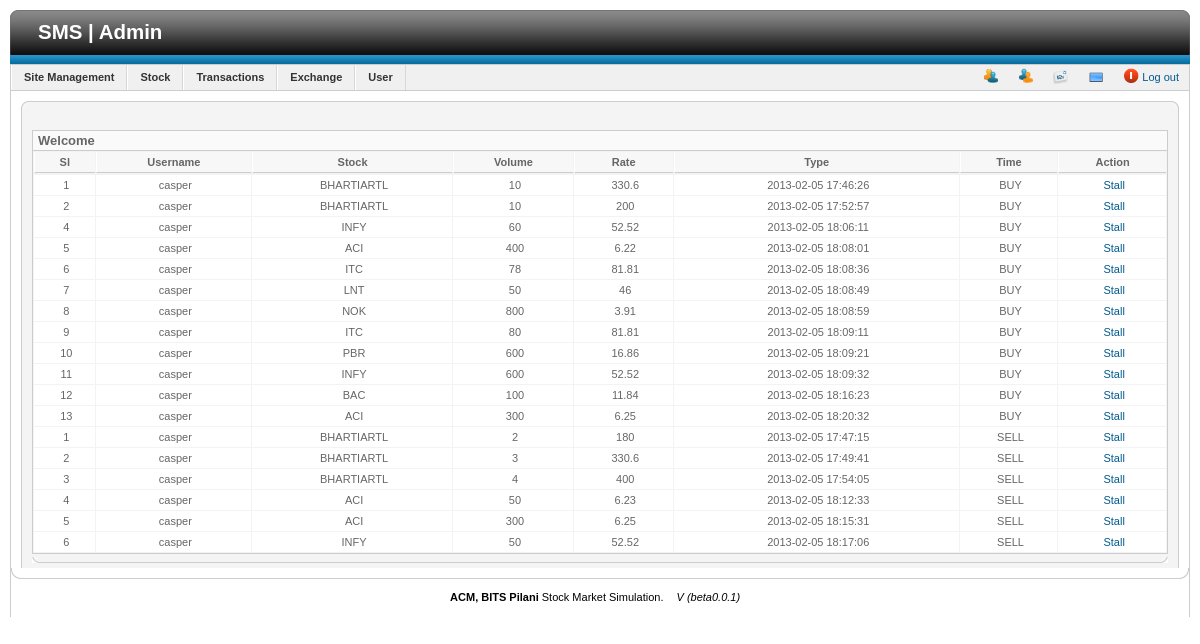
/admin/test.php, run on the app's committed database.
### tables this page shows
CREATE TABLE IF NOT EXISTS `buy` (
  `username` varchar(30) NOT NULL,
  `stock` varchar(30) NOT NULL,
  `rate` float NOT NULL,
  `amount` int(11) NOT NULL,
  `time` timestamp NOT NULL DEFAULT CURRENT_TIMESTAMP ON UPDATE CURRENT_TIMESTAMP,
  `success` varchar(30) NOT NULL,
  `sl` int(11) NOT NULL AUTO_INCREMENT,
  PRIMARY KEY (`sl`)
);

CREATE TABLE IF NOT EXISTS `sell` (
  `username` varchar(30) NOT NULL,
  `stock` varchar(30) NOT NULL,
  `rate` float NOT NULL,
  `amount` int(11) NOT NULL,
  `time` timestamp NOT NULL DEFAULT CURRENT_TIMESTAMP ON UPDATE CURRENT_TIMESTAMP,
  `success` varchar(30) NOT NULL,
  `sl` int(11) NOT NULL AUTO_INCREMENT,
  PRIMARY KEY (`sl`)
);

### admin/test.php (the view, shortened to what this page needs)
<!DOCTYPE HTML PUBLIC "-//W3C//DTD XHTML 1.0 Transitional//EN" "http://www.w3.org/TR/xhtml1/DTD/xhtml1-transitional.dtd">
<html dir="ltr" xml:lang="en-gb" xmlns="http://www.w3.org/1999/xhtml" lang="en-gb"><head>
<link rel="stylesheet" href="css/system.css" type="text/css">
<link href="css/template.css" rel="stylesheet" type="text/css">
	<link rel="stylesheet" type="text/css" href="css/rounded.css">
</head><body id="minwidth-body">
	<div id="border-top" class="h_blue">
		<div>
			<div>
				<span class="logo"><a href="#">&nbsp;</a></span>
				<span class="title"><a href="http://localhost/16/administrator/index.php">SMS | Admin</a></span>
			</div>
		</div>
	</div>
	<div id="header-box">
		<div id="module-status">
			<span class="loggedin-users">&nbsp;</span><span class="backloggedin-users">&nbsp;</span><span class="no-unread-messages"><a href="#">&nbsp;</a></span><span class="viewsite"><a href="#" target="_blank">&nbsp;</a></span>
			<span class="logout"><a href="index.php?option=logout">Log out</a></span>		</div>
<?php
include("menu.php");
?>
	</div>
	<div id="content-box">
		<div class="border">
			<div class="padding">
				<div id="element-box">
					<div class="t">
						<div class="t">
							<div class="t"></div>
						</div>
					</div>
					<div class="m">
					<div class="adminform">
						<div class="cpanel-right" style = "width:100%">
<div id="panel-sliders" class="pane-sliders"><div class="panel"><h3 class="jpane-toggler title" id="cpanel-panel-popular">Welcome <?php echo $id; ?></h3><div style="padding-top: 0px; border-top: medium none; padding-bottom: 0px; border-bottom: medium none; overflow: hidden; height: 0px;" class="jpane-slider content"><table class="adminlist">
	<thead>
		<tr>
			<th>
				<strong>Sl</strong>
			</th>
			<th>
				<strong>Username</strong>
			</th>
			<th>
				<strong>Stock</strong>
			</th>
			<th>
				<strong>Volume</strong>
			</th>
			<th>
				<strong>Rate</strong>
			</th>
			<th>
				<strong>Type</strong>
			</th>
			<th>
				<strong>Time</strong>
			</th><th>
				<strong>Action</strong>
			</th>
		</tr>
	</thead>
	<tbody>
	<tr>
	<?php
			$details_b = mysql_query("SELECT * FROM `buy`");
			$details_s = mysql_query("SELECT * FROM `sell`");
			while ($detail_b = mysql_fetch_array($details_b))
			{
					echo "<tr>
					<td class='center'>";
					echo $detail_b['sl'];
					echo "</td>";
					echo "<td class='center'>";
					echo $detail_b['username'];
					echo "</td>";
					echo "<td class='center'>";
					echo $detail_b['stock'];
					echo "</td>";
					echo "<td class='center'>";
					echo $detail_b['amount'];
					echo "</td>";
					echo "<td class='center'>";
					echo $detail_b['rate'];
					echo "</td>";
					echo "<td class='center'>";
					echo $detail_b['time'];
					echo "</td>";
					echo "<td class='center'>";
					echo "BUY";
					echo "</td>";
					if ($detail_b['success']=='1')
					echo "<td class='center'><a href='index.php?option=view-transaction&stock=".$detail_b['sl']."&type=buy&change=0'>Stall</a></td></tr>";
					else
					if ($detail_b['success']=='0')
					echo "<td class='center'><a href='index.php?option=view-transaction&stock=".$detail_b['sl']."&type=buy&change=1'>Execute</a></td></tr>";
			}
			while ($detail_s = mysql_fetch_array($details_s))
			{
					echo "<tr>
					<td class='center'>";
					echo $detail_s['sl'];
					echo "</td>";
					echo "<td class='center'>";
					echo $detail_s['username'];
					echo "</td>";
					echo "<td class='center'>";
					echo $detail_s['stock'];
					echo "</td>";
					echo "<td class='center'>";
					echo $detail_s['amount'];
					echo "</td>";
					echo "<td class='center'>";
					echo $detail_s['rate'];
					echo "</td>";
					echo "<td class='center'>";
					echo $detail_s['time'];
					echo "</td>";
					echo "<td class='center'>";
					echo "SELL";
					echo "</td>";
					if ($detail_s['success']=='1')
					echo "<td class='center'><a href='index.php?option=view-transaction&stock=".$detail_s['sl']."&type=sell&change=0'>Stall</a></td></tr>";
					else
					if ($detail_s['success']=='0')
					echo "<td class='center'><a href='index.php?option=view-transaction&stock=".$detail_s['sl']."&type=sell&change=1'>Execute</a></td></tr>";
			}
	?>
			</tbody>
</table>
</div></div>
						</div>
					</div>
					</div>
					<div class="b">
						<div class="b">
							<div class="b"></div>
						</div>
					</div>
				</div>
			</div>
		</div>
	</div>
	<div id="border-bottom"><div><div></div></div></div>
	<div id="footer">
		<p class="copyright">
			<b>ACM, BITS Pilani</b> Stock Market Simulation</a>.			<span class="version"><i>V (beta0.0.1)</i></span>
		</p>
	</div>
</body></html>

### admin/css/template.css (style rules this page uses)
body { margin: 10px; padding: 0; background: #fff; padding-bottom: 1px; font-size: 68.8%; }
body,td,th { font-family: Arial, Helvetica, sans-serif; }
body#minwidth-body { height: 95%; min-width: 960px; }
a,img { padding: 0; margin: 0; }
h3 { font-size: 1.182em; }
a:link { color: #025A8D; text-decoration: none; outline: none; }
#border-top.h_blue { background: url(../images/j_header_middle.png) repeat-x; }
#border-top.h_blue div { background: url(../images/j_header_right.png) 100% 0 no-repeat; }
#border-top.h_blue div div { background: url(../images/j_header_left.png) no-repeat; height: 54px; }
#border-top .title, #border-top .title a { font-size: 1.364em; font-weight: bold; color: #fff; line-height: 44px; padding-left: 14px; }
#border-top .logo { display: block; width: auto; float: right; padding: 7px 10px 0 0; }
#border-bottom { clear: both; background: url(../images/j_bottom.png) repeat-x; }
#border-bottom div { background: url(../images/j_corner_br.png) 100% 0 no-repeat; }
#border-bottom div div { background: url(../images/j_corner_bl.png) no-repeat; height: 11px; }
#header-box { border: 1px solid #ccc; background: #f0f0f0; }
#footer .copyright { margin: 10px; text-align: center; line-height: 160%; }
#footer .version { margin: 10px; text-align: center; }
#content-box { border-left: 1px solid #ccc; border-right: 1px solid #ccc; float: left; width: 99.85%; }
#content-box .padding { padding: 10px 10px 0 10px; }
#module-status { float: right; }
#module-status span { display: block; float: left; line-height: 16px; padding: 4px 10px 0 22px; margin-bottom: 5px; }
#module-status .viewsite { background: url(../images/menu/icon-16-viewsite.png) 3px 4px no-repeat; }
#module-status .unread-messages, #module-status .no-unread-messages { background: url(../images/menu/icon-16-messages.png) 3px 3px no-repeat; }
#module-status .loggedin-users { background: url(../images/menu/icon-16-user.png) 3px 3px no-repeat; }
#module-status .backloggedin-users { background: url(../images/menu/icon-16-back-user.png) 3px 3px no-repeat; }
#module-status .logout { background: url(../images/menu/icon-16-logout.png) 3px 3px no-repeat; }
.pane-sliders { margin: 18px 0 0 0; position:relative }
.pane-sliders .title { margin: 0; padding: 2px 2px 2px 5px; color: #666; cursor: pointer; }
.pane-sliders .panel { margin-bottom: 3px; border:solid 1px #ccc }
.pane-sliders .panel h3 { background: #fafafa; color: #666 }
.pane-sliders .content { background: #fff; }
.pane-sliders .adminlist { border: 0 none; font-size: 1em; }
.pane-sliders .adminlist td { border: 0 none; }
.jpane-toggler-down { border-bottom: 1px solid #ccc; }
div.cpanel-right { width: 4%; float: right; }
table.adminlist { width: 100%; border-spacing: 1px; background-color: #f3f3f3; color: #666; }
table.adminlist td, table.adminlist th { padding: 4px; }
table.adminlist td { padding-left: 8px; }
table.adminlist thead th { text-align: center; background: #f7f7f7; color: #666; border-bottom: 1px solid #CCC; border-left: 1px solid #fff; }
table.adminlist tbody tr { background-color: #fff; text-align: left; }
table.adminlist tbody tr td { background: #fff; border: 1px solid #fff; }
td.center, th.center, .center { text-align: center; float: none; }
p { margin: 0 0 15px 10px; padding: 0; font-size: 1em; }

### admin/css/rounded.css (style rules this page uses)
div#element-box { background-color: #f4f4f4; }
div.t, div.b { height: 6px; padding: 0; margin: 0; overflow: hidden; background-color: #f8f8f8; }
div.m { border-left: 1px solid #ccc; border-right: 1px solid #ccc; padding: 0 8px; background-color: #f4f4f4; }
div#element-box div.m { padding: 5px 10px; }
div#element-box div.t { background: url(../images/j_border.png) 0 0 repeat-x; width: 100%; }
div#element-box div.t div.t { background: url(../images/j_crn_tr_dark.png) 100% 0 no-repeat; }
div#element-box div.t div.t div.t { background: url(../images/j_crn_tl_dark.png) 0 0 no-repeat; }
div#element-box div.b { background: url(../images/j_border.png) 0 100% repeat-x; width: 100%; }
div#element-box div.b div.b { background: url(../images/j_crn_br_dark.png) 100% 0 no-repeat; }
div#element-box div.b div.b div.b { background: url(../images/j_crn_bl_dark.png) 0 0 no-repeat; }

### data on the page
buy: sl "1", username "casper", stock "BHARTIARTL", amount "10", rate "330.6", time "2013-02-05 17:46:26"
buy: sl "2", username "casper", stock "BHARTIARTL", amount "10", rate "200", time "2013-02-05 17:52:57"
buy: sl "4", username "casper", stock "INFY", amount "60", rate "52.52", time "2013-02-05 18:06:11"
buy: sl "5", username "casper", stock "ACI", amount "400", rate "6.22", time "2013-02-05 18:08:01"
buy: sl "6", username "casper", stock "ITC", amount "78", rate "81.81", time "2013-02-05 18:08:36"
buy: sl "7", username "casper", stock "LNT", amount "50", rate "46", time "2013-02-05 18:08:49"
buy: sl "8", username "casper", stock "NOK", amount "800", rate "3.91", time "2013-02-05 18:08:59"
buy: sl "9", username "casper", stock "ITC", amount "80", rate "81.81", time "2013-02-05 18:09:11"
buy: sl "10", username "casper", stock "PBR", amount "600", rate "16.86", time "2013-02-05 18:09:21"
buy: sl "11", username "casper", stock "INFY", amount "600", rate "52.52", time "2013-02-05 18:09:32"
buy: sl "12", username "casper", stock "BAC", amount "100", rate "11.84", time "2013-02-05 18:16:23"
buy: sl "13", username "casper", stock "ACI", amount "300", rate "6.25", time "2013-02-05 18:20:32"
sell: sl "1", username "casper", stock "BHARTIARTL", amount "2", rate "180", time "2013-02-05 17:47:15"
sell: sl "2", username "casper", stock "BHARTIARTL", amount "3", rate "330.6", time "2013-02-05 17:49:41"
sell: sl "3", username "casper", stock "BHARTIARTL", amount "4", rate "400", time "2013-02-05 17:54:05"
sell: sl "4", username "casper", stock "ACI", amount "50", rate "6.23", time "2013-02-05 18:12:33"
sell: sl "5", username "casper", stock "ACI", amount "300", rate "6.25", time "2013-02-05 18:15:31"
sell: sl "6", username "casper", stock "INFY", amount "50", rate "52.52", time "2013-02-05 18:17:06"
